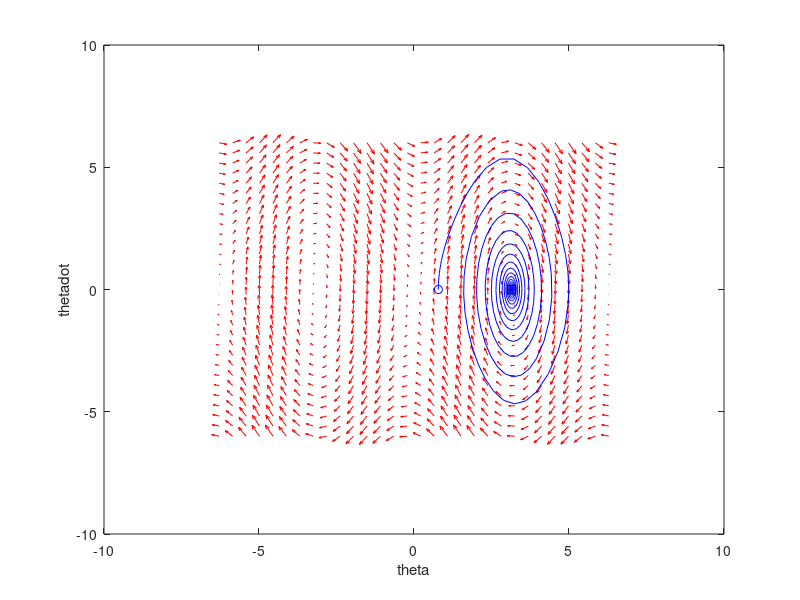

Reproduce this figure in MATLAB.
clear all
close all
clc
%Problem 2 b
%Qishun Yu
%Parameters
m = 1;
g = 9.8;
l = 1;

b = 0.25;


% Problem 2b f function

% u = 2*m*g*l*sin(Y(1));
fb = @(t,Y) [Y(2);(2*m*g*l*sin(Y(1))-m*g*l*sin(Y(1))-b*Y(2))./(m*l*l)];


y1 = linspace(-2*pi,2*pi,30);
y2 = linspace(-6,6,30);
[x,y] = ndgrid(y1,y2);
u = zeros(size(x));
v = zeros(size(x));
t=0; 

for i = 1:numel(x)
    Yprime = fb(t,[x(i); y(i)]);
    u(i) = Yprime(1);
    v(i) = Yprime(2);
    
end
quiver(x,y,u,v,'r'); figure(gcf)
xlabel('theta')
ylabel('thetadot')
hold on

xIni = pi/4;
yIni = 0;



[ts,ys] = ode45(fb,[0,400],[xIni;yIni]);


workb = sum(2*m*g*l*sin(ys(1))*ys(2))
plot(ys(:,1),ys(:,2),'b')
plot(ys(1,1),ys(1,2),'bo') % starting point
plot(ys(end,1),ys(end,2),'ks') % ending point

